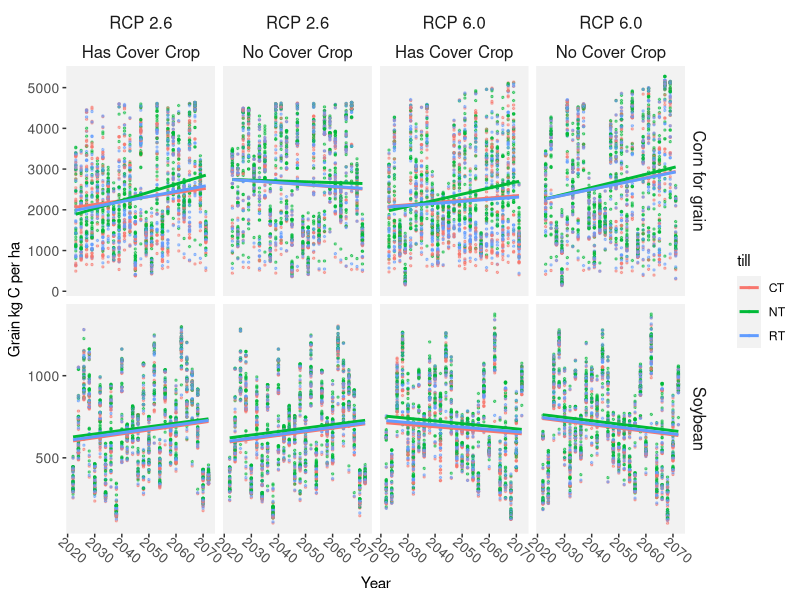
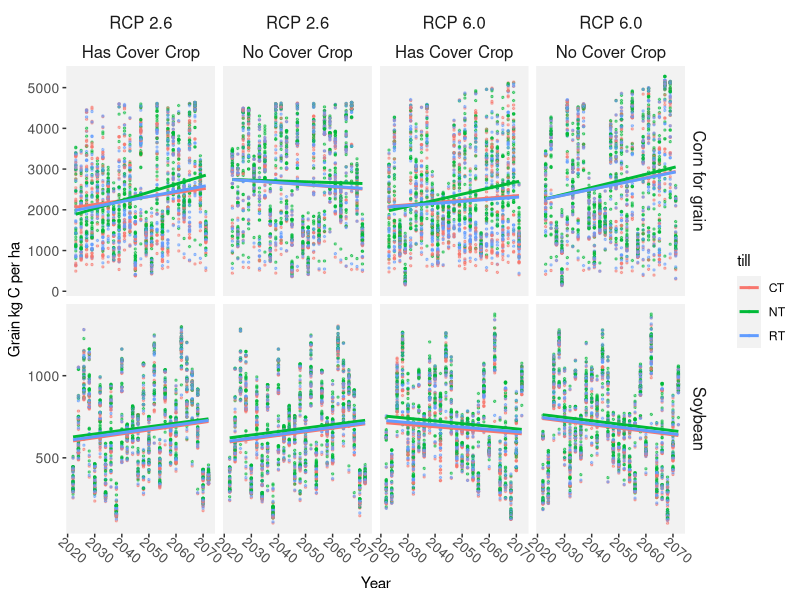

Generate these figures, in order, with R:
# Biomass data from Regrow DNDC simulations

library(tidyverse) # has ggplot, dplyr, etc.



################### EXTRACT DATA BY SITE (CAN SKIP UNLESS NEED TO UPDATE DATA FROM GOOGLE DRIVE)

# bm <- read.csv("data/biomass/biomass.csv")
# From Regrow's doc "AFT Final Delivery Modeling Notes"
# This file includes maximum aboveground biomass of each crop grown in each management system. 
# Management_name maps directly to the file yearly_outputs_post-weighting.csv as described in 3.2.

# Column Name       Unit          Description
# site_name         NA            String combination of one of the locations we simulated on. In the format of {x}_{y} where x refers to the region and y refers to the numeric id of that site. These will be of the format of h_{}, v_{}, a_{}, f_{}, IL-n_{}, IL-s_{} which represents the points for hops, vineyards, almonds, and forage, Illinois North, Illinois South respectively
# management_name   NA            Management code as associated with the simulations described in section 2.{x}.1
# climate_scenario  NA            Either ‘rcp26’ or ‘rcp60’ that were defined in section 1.2
# crop_system_name  NA            Name of the entire system results are for. Will be one of the following:  alfalfa, almond-a, almond-c, corn, corn-grain, corn-silage, grape-a, grape-c, hops-a, hops-c, soybean. Note that for the vine and tree crops the -c refers to the crop row, while the -a refers to the alley row.
# crop_name         NA            Name of crop within the rotation of crop system name. 
# Year              integer       Calendar year in which results are for.
# Grain.C.kgC.ha    kg C /ha      Kilograms of Carbon per hectare of grain as part of the crop.
# Leaf.C.kgC.ha     kg C /ha      Kilograms of Carbon per hectare of leaf as part of the crop
# Stem.C.kgC.ha     kg C /ha      Kilograms of Carbon per hectare of stem as part of the crop.

# interesting, so we need to convert kg C to kg dry biomass
# can probably find common %C of dry grain biomass

# save site data to separate csvs

# # # extract IL data
# # site names
# sites_IL <- grep("IL-", unique(bm$site_name), value=T) # 
# # subset data
# bmIL <- bm[bm$site_name %in% sites_IL,]
# # save data
# write.csv(bmIL, "data/biomass/biomass_IL.csv", row.names=F)
# 
# # # extract NY data
# # site names
# sites_NY <- grep("f_", unique(bm$site_name), value=T) # f for forage
# # subset data
# bmNY <- bm[bm$site_name %in% sites_NY,]  # has more data because more crops
# # save data
# write.csv(bmNY, "data/biomass/biomass_NY.csv", row.names=F)
# 
# # # extract almond data
# # site names
# sites_alm <- grep("a_", unique(bm$site_name), value=T) # 
# # subset data
# bmalm <- bm[bm$site_name %in% sites_alm,]
# # save data
# write.csv(bmalm, "data/biomass/biomass_almond.csv", row.names=F)
# 
# # # extract vineyard data
# # site names
# sites_vine <- grep("v_", unique(bm$site_name), value=T) # 
# # subset data
# bmvine <- bm[bm$site_name %in% sites_vine,]
# # save data
# write.csv(bmvine, "data/biomass/biomass_vineyard.csv", row.names=F)
# 
# # # extract IL data
# # site names
# sites_hops <- grep("h_", unique(bm$site_name), value=T) # 
# # subset data
# bmhops <- bm[bm$site_name %in% sites_hops,]
# # save data
# write.csv(bmhops, "data/biomass/biomass_hops.csv", row.names=F)
# 
# # clean up
# rm(bm, bmalm, bmhops, bmIL, bmNY, bmvine, sites_alm, sites_hops, sites_IL, sites_NY, sites_vine)



###############
###############
###############
############### START HERE

bmil <- read.csv("data/biomass/biomass_IL.csv")

# need to find literature values to convert kg C grain to kg grain.
# or maybe not since we'll only be looking at them RELATIVE TO EACH OTHER, not absolute amounts...
# let's look at the C results for now

min(bmil$Year) # 2013 --2013-2021 start up years, start at 2022
max(bmil$Year) # 2073

# looks like all the cover crop biomass is in leaf and stem, zero grain

# make dummy factor for CT, RT, NT
bmil$till <- ifelse(grepl("ct-", bmil$management_name), "CT", 
                    ifelse(grepl("rt-", bmil$management_name), "RT", "NT"))
# # check
# unique(bmil$till)

# dummy for CC or NC
bmil$cc <- ifelse(grepl("-cc-", bmil$management_name), "CC", "NC")
# # check
# unique(bmil$cc)


windows(xpinch=200, ypinch=200, width=5, height=5)

# recall current data only has corn every other year and soy the opposite years
ggplot(dat=bmil, 
  data=bmil[bmil$crop_name %in% c("corn, grain", "soybean") & bmil$Year>2021, ],  # & bmil$site_name=="IL-n_10",
  aes(x=Year, y=Grain.C.kgC.ha.)) +
  geom_point(aes(color=till), size=0.5, alpha=0.5) +
  # geom_hline(data=hlinedat, aes(yintercept=y), color="black", linewidth=0.4, linetype="dashed") +
  geom_smooth(method="lm", aes(color=till), linewidth=1, se=F) +
  # scale_color_manual(values=c("#4477AA", "#228833", "#EE6677", "#AA3377")) +
  facet_grid(rows=vars(factor(crop_name, levels=c("corn, grain", "soybean"))), 
             cols=vars(factor(climate_scenario, levels=c("rcp26", "rcp60")), factor(cc, levels=c("CC", "NC"))), 
             scales="free_y",
             labeller = as_labeller(
               c(CC="Has Cover Crop", NC="No Cover Crop",
                 rcp26 = "RCP 2.6",rcp60= "RCP 6.0",
                 "corn, grain" = "Corn for grain", soybean= "Soybean"))) +
             # switch="y") +
  labs(y="Grain kg C per ha") +
  theme(
    panel.grid.minor=element_blank(), 
    panel.grid.major=element_blank()  ,
    axis.text.x=element_text(size=10, angle=-40, vjust=-0.3),
    axis.text.y=element_text(size=10),
    # axis.title.x=element_text(size=14, face="bold"),
    # axis.title.y=element_text(size=14, face="bold"),
    panel.background = element_rect(fill = 'gray95') ,
    strip.background = element_blank(),  
    strip.placement = "outside",
    # panel.border=element_rect(color="grey50", fill=NA, size=0.5),
    strip.text=element_text(size=12) # ,
    # legend.text=element_text(size=11),
    # legend.title=element_text(size=10) # ,
    # plot.margin = unit(c(0.5,0.5,0.5,0.5), "cm"),
    # legend.key=element_rect(fill="white"),
    # legend.key.size = unit(0.4, "cm")
  )	 

ggsave("plots/biomass/IL_cornsoybean.png", width=12, height=8, dpi=300)





# are the biomass slopes and intercepts significantly different?
# set base levels to no cover and conventional till
bmil$till <- relevel(factor(bmil$till), ref="CT")
bmil$cc <- relevel(factor(bmil$cc), ref="NC")

# center data at mean
center_scale <- function(x) {
  scale(x, scale=F)
}

bmil$year.sc <- center_scale(bmil$Year)
bmil$grain.sc <- center_scale(bmil$Grain.C.kgC.ha.)


blm1 <- lm(grain.sc ~ year.sc*climate_scenario*crop_name*cc*till,
           data=bmil[bmil$crop_name %in% c("corn, grain", "soybean") & bmil$Year>2021, ])
summary(blm1)

blm2 <- lm(grain.sc ~ year.sc+ cc + till + crop_name + year.sc:cc:till, 
           data=bmil[bmil$crop_name %in% c("corn, grain", "soybean") & bmil$Year>2021, ])
summary(blm2)
# base levels are CT a